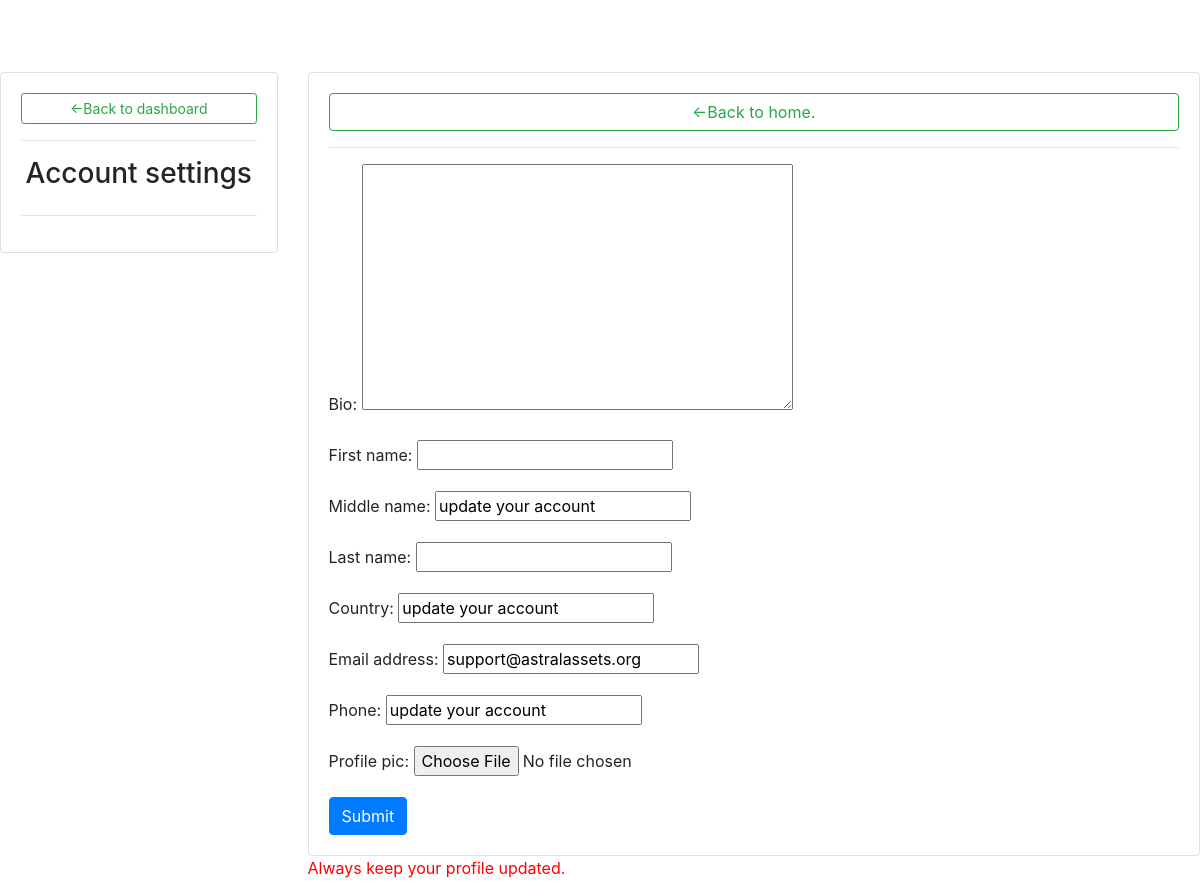
Page /account_settings/ (signed in) on the committed database.
### AstralAssetsApp/models.py (models this page shows, shortened)
class Client(models.Model):
	user= models.OneToOneField(User, on_delete= models.CASCADE)
	bio= models.TextField(blank= True)
	first_name= models.CharField(max_length=64, default='update your account', null=True, blank=True)
	middle_name= models.CharField(max_length=64, default='update your account', null=True, blank=True)
	last_name= models.CharField(max_length=64, default='update your account', null=True, blank=True)
	country= models.CharField(max_length=64, default='update your account', null=True, blank=True)
	email_address= models.CharField(max_length=64, default='update your account', null=True, blank=True)
	code= models.CharField(max_length=12, blank=True)
	recommended_by= models.ForeignKey(User, on_delete=models.CASCADE, blank=True, null=True, related_name='ref_by')
	updated= models.DateTimeField(auto_now= True)
	created= models.DateTimeField(auto_now_add= True)
	deposit= models.FloatField(default=0, null=True)
	balance= models.FloatField(default=0,null=True)
	withdrawal= models.FloatField(default=0,null=True)
	profit= models.FloatField(default=0,null=True)
	roi= models.FloatField(default=0.015, null=True)
	investment_plan_name= models.CharField(default='Not Found', max_length=20, null=True, blank=True)
	contract_duration= models.FloatField(default=180, null=True, blank=True)
	running_days= models.IntegerField(default=0, null=True)
	phone= models.CharField(max_length=64, default='update your account', null=True, blank=True)
	profile_pic= models.ImageField(null=True, blank=True)
	@property
	def profile_picUrl(self):
		try:
			url= self.profile_pic.url
		except:
			url=''
		return url

### AstralAssetsApp/views.py (the view)
# urls.py: path('account_settings/', views.account_settings, name='account_settings'),
@login_required(login_url='signin')
def account_settings(request):
	client= request.user.client
	form=ClientForm(instance=client)
	if request.method=='POST':
		form= ClientForm(request.POST, request.FILES, instance=client)
		if form.is_valid():
			form.save()
	context= {"form":form}
	return render(request, 'AstralAssetsApp/account_settings.html', context)

### AstralAssetsApp/forms.py
class ClientForm(ModelForm):
	class Meta:
		model= Client
		fields= '__all__'
		exclude= ['user','code', 'recommended_by', 'deposit', 'balance', 'withdrawal', 'profit','roi', 'running_days',
		'investment_plan_name', 'contract_duration']

### AstralAssetsApp/templates/AstralAssetsApp/account_settings.html (shortened to what this page needs)
<!DOCTYPE html>
{% load static %}
<html>
<head>
  <link rel="stylesheet" href="https://stackpath.bootstrapcdn.com/bootstrap/4.1.3/css/bootstrap.min.css">
    <link rel="stylesheet" href="https://use.fontawesome.com/releases/v5.6.1/css/all.css">
</head>
<body>
<br>
<br>
<br>
<div class="row">
  <div class="col-md-3">
    <div class="card card-body">
      <a href="{% url 'dashboard' %}" class="btn btn-outline-success btn-sm">&#8592;Back to dashboard</a>
      <hr>
      <h3 style="text-align: center;">Account settings</h3>
      <hr>
    </div>
  </div>
    <div class="col-md-9">
    <div class="card card-body">
      <a href="{% url 'home' %}" class="btn btn-outline-success">&#8592;Back to home.</a>
      <hr>
      <form method="Post" action="" enctype='multipart/form-data'>
        {{form.as_p}}
        <input type="submit" class="btn btn-primary" name="Update information">
      </form>
    </div>
    <p style="color: red;">Always keep your profile updated.</p>
  </div>
</div>
</body>
</html>

### rows in the picture
Client: middle_name "update your account", country "update your account", email_address "support@astralassets.org", phone "update your account"
